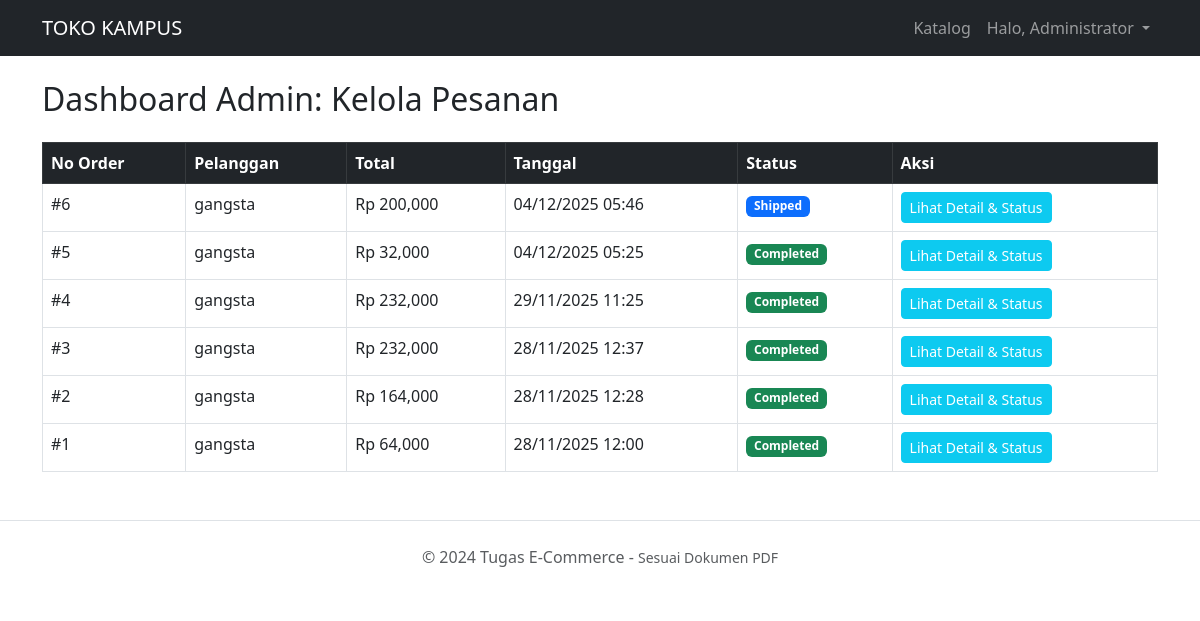
The page /toko_online/admin_order.php (signed in) on the database its author committed.
### tables this page shows
CREATE TABLE `orders` (
  `id` int(11) NOT NULL,
  `user_id` int(11) DEFAULT NULL,
  `order_number` varchar(100) NOT NULL,
  `total_amount` decimal(10,2) NOT NULL,
  `status` enum('pending','paid','shipped','completed','cancelled') DEFAULT 'pending',
  `shipping_address` text DEFAULT NULL,
  `created_at` timestamp NOT NULL DEFAULT current_timestamp()
);

CREATE TABLE `users` (
  `id` int(11) NOT NULL,
  `name` varchar(100) NOT NULL,
  `email` varchar(100) NOT NULL,
  `password_hash` varchar(255) NOT NULL,
  `phone` varchar(20) DEFAULT NULL,
  `address` text DEFAULT NULL,
  `role` enum('admin','user') DEFAULT 'user',
  `created_at` timestamp NOT NULL DEFAULT current_timestamp()
);

### toko_online/admin_order.php (the view, shortened to what this page needs)
<?php include 'koneksi.php'; include 'header.php';
?>
<h2 class="mb-4">Dashboard Admin: Kelola Pesanan</h2>
<table class="table table-hover table-bordered">
    <thead class="table-dark">
        <tr>
            <th>No Order</th>
            <th>Pelanggan</th>
            <th>Total</th>
            <th>Tanggal</th>
            <th>Status</th>
            <th>Aksi</th>
        </tr>
    </thead>
    <tbody>
        <?php
        $orders = mysqli_query($conn, "SELECT o.*, u.name as user_name
                                        FROM orders o
                                        JOIN users u ON o.user_id = u.id
                                        ORDER BY o.created_at DESC");
        while ($o = mysqli_fetch_assoc($orders)) {
            $status_color = match($o['status']) {
                'pending' => 'warning',
                'paid' => 'info',
                'shipped' => 'primary',
                'completed' => 'success',
                default => 'secondary'
            };
            echo "<tr>
                <td>#{$o['id']}</td>
                <td>{$o['user_name']}</td>
                <td>Rp ".number_format($o['total_amount'])."</td>
                <td>".date('d/m/Y H:i', strtotime($o['created_at']))."</td>
                <td><span class='badge bg-{$status_color}'>".ucfirst($o['status'])."</span></td>
                <td>
                    <a href='detail_order_admin.php?id={$o['id']}' class='btn btn-sm btn-info text-white'>Lihat Detail & Status</a>
                </td>
            </tr>";
        }
        ?>
    </tbody>
</table>
<?php include 'footer.php'; ?>

### rows shown on the page
orders: id "6", user.name "gangsta", total_amount "200,000", created_at "04/12/2025 05:46", status "Shipped"
orders: id "5", user.name "gangsta", total_amount "32,000", created_at "04/12/2025 05:25", status "Completed"
orders: id "4", user.name "gangsta", total_amount "232,000", created_at "29/11/2025 11:25", status "Completed"
orders: id "3", user.name "gangsta", total_amount "232,000", created_at "28/11/2025 12:37", status "Completed"
orders: id "2", user.name "gangsta", total_amount "164,000", created_at "28/11/2025 12:28", status "Completed"
orders: id "1", user.name "gangsta", total_amount "64,000", created_at "28/11/2025 12:00", status "Completed"

### other values the page prints
$_SESSION['name'] "Administrator"
